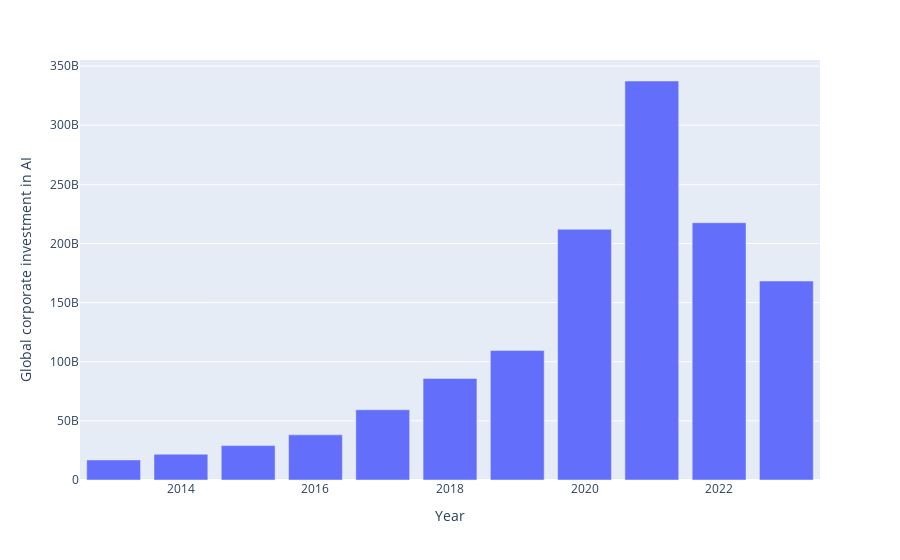

Source (notebook cell):
### Markdown cell above
2. Make a minimal bar chart by using the function `bar`

### Code cell
fig = px.bar(df, x='Year', y='Global corporate investment in AI')
fig.show()

### Figure 1 — Plotly figure (JSON) as saved in the notebook; plotly's stock layout.template omitted (floating-point values rounded to 4 significant figures)
{"data": [{"alignmentgroup": "True", "hovertemplate": "Year=%{x}<br>Global corporate investment in AI=%{y}<extra></extra>", "legendgroup": "", "marker": {"color": "#636efa", "pattern": {"shape": ""}}, "name": "", "offsetgroup": "", "orientation": "v", "showlegend": false, "textposition": "auto", "type": "bar", "x": [2013, 2014, 2015, 2016, 2017, 2018, 2019, 2020, 2021, 2022, 2023], "xaxis": "x", "y": [16947452403, 21793308879, 29072854359, 38183017584, 59385279935, 85918060475, 109455247701, 212002677904, 337400000000, 217540668864, 168219155540], "yaxis": "y"}], "layout": {"barmode": "relative", "legend": {"tracegroupgap": 0}, "margin": {"t": 60}, "xaxis": {"anchor": "y", "domain": [0, 1], "title": {"text": "Year"}}, "yaxis": {"anchor": "x", "domain": [0, 1], "title": {"text": "Global corporate investment in AI"}}}}
